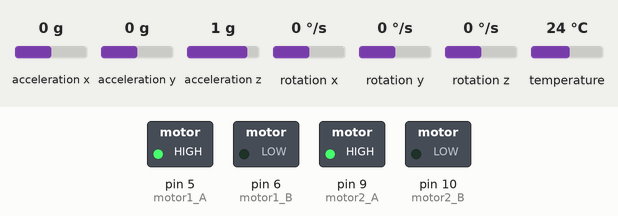
This sketch was run on a simulated Arduino Uno, built with avr-gcc and run on an emulated ATmega328P. On the bench: switched loads named in the sketch (green lamp = pin HIGH). The test bench sets the inputs (shaded band); at power-on: acceleration x 0 g, acceleration y 0 g, acceleration z 1 g, rotation x 0 °/s, rotation y 0 °/s, rotation z 0 °/s, temperature 24 °C. What the sketch prints to the serial monitor is not drawn.

Above: at 1.2 s.
1.3 s: acceleration x set to -1.4 g
4.3 s: acceleration y set to -1.4 g
7.3 s: acceleration z set to -1.4 g
Timing chart, 0 to 10.3 s (numbered marks = the images above; inputs shaded):
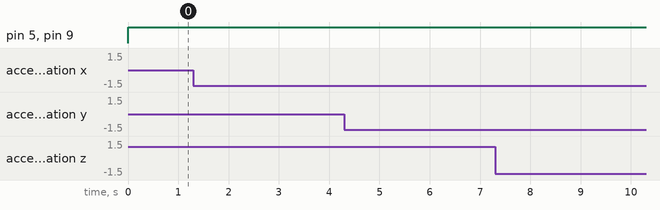

The sketch:

nano_code.ino
```cpp
#include "flight_controller.h"
#include "imu.h"

const byte numChars = 64;
char receivedChars[numChars];
char tempChars[numChars];        // temporary array for use when parsing

      // variables to hold the parsed data
int m1 = 0;
int m2 = 0;
int m3 = 0;
int m4 = 0;


boolean newData = false;

//============

void setup() {
    Serial.begin(115200);

//    Serial.println("Enter data in this style <12, 12>  ");
    setupFlightController();

    if (!imu_init()) {
    Serial.println("IMU init failed!");
    } else {
      Serial.println("IMU ready");
    }
}

//============

void loop() {
//    recvWithStartEndMarkers();
//    if (newData == true) {
//        strcpy(tempChars, receivedChars);
//            // this temporary copy is necessary to protect the original data
//            //   because strtok() used in parseData() replaces the commas with \0
//        parseData();
//        showParsedData();
//        newData = false;
//    }
    imu_update();
    updateFlightController();
}

//============

void recvWithStartEndMarkers() {
    static boolean recvInProgress = false;
    static byte ndx = 0;
    char startMarker = '<';
    char endMarker = '>';
    char rc;

    while (Serial.available() > 0 && newData == false) {
        rc = Serial.read();

        if (recvInProgress == true) {
            if (rc != endMarker) {
                receivedChars[ndx] = rc;
                ndx++;
                if (ndx >= numChars) {
                    ndx = numChars - 1;
                }
            }
            else {
                receivedChars[ndx] = '\0'; // terminate the string
                recvInProgress = false;
                ndx = 0;
                newData = true;
            }
        }

        else if (rc == startMarker) {
            recvInProgress = true;
        }
    }
}

//============

void parseData() {      // split the data into its parts

    char * strtokIndx; // this is used by strtok() as an index

    strtokIndx = strtok(tempChars,",");      // get the first part - the string
    m1 = atoi(strtokIndx); // copy it to messageFromPC

    strtokIndx = strtok(NULL, ","); // this continues where the previous call left off
    m2 = atoi(strtokIndx);     // convert this part to an integer

//    strtokIndx = strtok(NULL, ",");
//    m3 = atoi(strtokIndx);     // convert this part to a float
//
//    strtokIndx = strtok(NULL, ",");
//    m4 = atoi(strtokIndx);     // convert this part to a float

//    strtokIndx = strtok(NULL, ","); // this continues where the previous call left off
//    ax = atof(strtokIndx);     // convert this part to an integer
//
//    strtokIndx = strtok(NULL, ",");
//    ay = atof(strtokIndx);     // convert this part to a float
//
//    strtokIndx = strtok(NULL, ",");
//    az = atof(strtokIndx);     // convert this part to a float

}

//============

void showParsedData() {
    Serial.print("M1 ");
    Serial.print(m1);
    Serial.print("M2 ");
    Serial.print(m2);
    Serial.print("M3 ");
    Serial.print(m3);
    Serial.print("M4 ");
    Serial.print(m4);
    Serial.print("Ax ");
    Serial.print(ax);
    Serial.print("Ay ");
    Serial.print(ay);
    Serial.print("Az ");
    Serial.println(az);
}
```

flight_controller.cpp
```cpp
#include <Arduino.h>
#include "flight_controller.h"
#include "imu.h"


int m1_pwm = 255;
int m2_pwm = 255;
int m3_pwm = 0;
int m4_pwm = 0;

int baseThrottle = 20;  // adjust depending on your motors (0–255)

// ===== Motor pins (TB6612 / DRV8833 control) =====
// Example setup: 4 motors, each has a PWM pin
const int motor1_A = 5;
const int motor1_B = 6;
const int motor2_A = 9;
const int motor2_B = 10;
//const int motor3_A = 23;
//const int motor3_B = 24;
//const int motor4_A = 25;
//const int motor4_B = 26;

// ===== Base throttle =====


byte speed = 255;


// ===== Setup =====
void setupFlightController() {
   // Setup motor pins
   pinMode(motor1_A, OUTPUT);
   pinMode(motor2_A, OUTPUT);
//   pinMode(motor3_A, OUTPUT);
//   pinMode(motor4_A, OUTPUT);
   pinMode(motor1_B, OUTPUT);
   pinMode(motor2_B, OUTPUT);
//   pinMode(motor3_B, OUTPUT);
//   pinMode(motor4_B, OUTPUT);

}

// ===== Helper: Set motor speeds =====
void setMotorSpeeds(int m1_pwm, int m2_pwm) { // add , int m3_pwm, int m4_pwm
    if (m1_pwm >= 0){
      analogWrite(motor1_A, m1_pwm);
      analogWrite(motor1_B, 0);
    } else {
      analogWrite(motor1_A, 0);
      analogWrite(motor1_B, -m1_pwm);
    }
    if (m2_pwm >= 0){
      analogWrite(motor2_A, m2_pwm);
      analogWrite(motor2_B, 0);
    } else {
      analogWrite(motor2_A, 0);
      analogWrite(motor2_B, -m2_pwm);
    }
//    if (m3_pwm >= 0){
//      analogWrite(motor3_A, m3_pwm);
//      analogWrite(motor3_B, 0);
//    } else {
//      analogWrite(motor3_A, 0);
//      analogWrite(motor3_B, -m3_pwm);
//    }
//    if (m4_pwm >= 0){
//      analogWrite(motor4_A, m4_pwm);
//      analogWrite(motor4_B, 0);
//    } else {
//      analogWrite(motor4_A, 0);
//      analogWrite(motor4_B, -m4_pwm);
//    }

}


// ===== Main Update Loop =====
void updateFlightController() {

//   if(m1, m2, m3, m4 > baseThrottle || m1, m2, m3, m4 < baseThrottle || m1, m2, m3, m4 == baseThrottle){ //case key up or key down, all throttle up/down --> want stabalisation (flat)
//      if (ax > 0.2) {  // tilt forward
//          m3_pwm += 10*ax; m4_pwm += 10*ax;
//      } else if (ax < -0.2) {  // tilt backward
//          m1_pwm += 10*ax; m2_pwm += 10*ax;
//      }
//
//      if (ay > 0.2) {  // tilt right
//          m1_pwm += 10*ay; m3_pwm += 10*ay;
//      } else if (ay < -0.2) {  // tilt left
//          m2_pwm += 10*ay; m4_pwm += 10*ay;
//      }
//   } else if (m1, m2 > baseThrottle && m3, m4 < baseThrottle ){ //case forward, all throttle up --> want stabalisation (forward tilt proportional to motor_inputs m1 m2 etc)
//      if (ax > 0.2*m1) {  // tilt forward
//          m3_pwm += 10*ax; m4_pwm += 10*ax;
//      } else if (ax < 0.2*m1) {  // tilt backward
//          m1_pwm += 10*ax; m2_pwm += 10*ax;
//      }
//      if (ay > 0.2) {  // tilt right
//          m1_pwm += 10*ay; m3_pwm += 10*ay;
//      } else if (ay < -0.2) {  // tilt left
//          m2_pwm += 10*ay; m4_pwm += 10*ay;
//      }
//
//   } else if (m1, m2 < baseThrottle && m3, m4 > baseThrottle ){ //case forward, all throttle up --> want stabalisation (forward tilt proportional to motor_inputs m1 m2 etc)
//      if (ax > -0.2*m3) {  // tilt forward
//          m3_pwm += 10*ax; m4_pwm += 10*ax;
//      } else if (ax < -0.2*m3) {  // tilt backward
//          m1_pwm += 10*ax; m2_pwm += 10*ax;
//      }
//      if (ay > 0.2) {  // tilt right
//          m1_pwm += 10*ay; m3_pwm += 10*ay;
//      } else if (ay < -0.2) {  // tilt left
//          m2_pwm += 10*ay; m4_pwm += 10*ay;
//      }
//
//    } else if (m1, m3 > baseThrottle && m2, m4 < baseThrottle ){ //case forward, all throttle up --> want stabalisation (forward tilt proportional to motor_inputs m1 m2 etc)
//      if (ax > 0.2) {  // tilt forward
//          m3_pwm += 10*ax; m4_pwm += 10*ax;
//      } else if (ax < 0.2) {  // tilt backward
//          m1_pwm += 10*ax; m2_pwm += 10*ax;
//      }
//      if (ay > 0.2*m1) {  // tilt right
//          m1_pwm += 10*ay; m3_pwm += 10*ay;
//      } else if (ay < -0.2*m1) {  // tilt left
//          m2_pwm += 10*ay; m4_pwm += 10*ay;
//      }
//    } else if (m2, m4 > baseThrottle && m1, m3 < baseThrottle ){ //case forward, all throttle up --> want stabalisation (forward tilt proportional to motor_inputs m1 m2 etc)
//      if (ax > 0.2) {  // tilt forward
//          m3_pwm += 10*ax; m4_pwm += 10*ax;
//      } else if (ax < 0.2) {  // tilt backward
//          m1_pwm += 10*ax; m2_pwm += 10*ax;
//      }
//      if (ay > -0.2*m2) {  // tilt right
//          m1_pwm += 10*ay; m3_pwm += 10*ay;
//      } else if (ay < -0.2*m2) {  // tilt left
//          m2_pwm += 10*ay; m4_pwm += 10*ay;
//      }
//      }

    // ===== Apply speeds =====
//    setMotorSpeeds(m1_pwm, m2_pwm, m3_pwm, m4_pwm);

    // Assume: m1 = left motor, m2 = right motor
// ax = forward/back tilt, ay = left/right tilt

    // Assume: m1 = left motor, m2 = right motor
// ax = forward/back tilt, ay = left/right tilt


//    // Forward / backward stabilization
//    if (ax > 0.2) {         // tilt forward
//        m1_pwm += 10 * ax;
//        m2_pwm += 10 * ax;
//    } else if (ax < -0.2) { // tilt backward
//        m1_pwm += 10 * ax;
//        m2_pwm += 10 * ax;
//    }
//
//    // Left / right stabilization
//    if (ay > 0.2) {         // tilt right
//        m1_pwm += 10 * ay;  // push left motor
//    } else if (ay < -0.2) { // tilt left
//        m2_pwm += 10 * ay;  // push right motor
//    }


    setMotorSpeeds(m1_pwm, m2_pwm);
    Serial.print("M1: ");
    Serial.print(m1_pwm);
    Serial.print(" M2: ");
    Serial.print(m2_pwm);
    Serial.print(" Ax: ");
    Serial.print(ax);
    Serial.print(" Ay: ");
    Serial.print(ay);
    Serial.print(" Az: ");
    Serial.println(az);
}
```

flight_controller.h
```cpp
#pragma once


extern int m1;
extern int m2;
extern int m3;
extern int m4;

extern int baseThrottle;

void setupFlightController();
void updateFlightController();
```

imu.cpp
```cpp
#include "imu.h"

// Apply same rename for Adafruit_Sensor.h
#define sensor_t adafruit_sensor_t
#include <Adafruit_Sensor.h>
#undef sensor_t

Adafruit_MPU6050 imu;


// IMU values
float gx = 0, gy = 0, gz = 0;
float ax = 0, ay = 0, az = 0;
float tempC = 0;

bool imu_init() {
    // Force I²C on GPIO13 (SDA), GPIO14 (SCL)
    Wire.begin();

    if (!imu.begin()) {
        Serial.println("Failed to find MPU6050");
        return false;
    }
    imu.setAccelerometerRange(MPU6050_RANGE_8_G);
    imu.setGyroRange(MPU6050_RANGE_500_DEG);
    imu.setFilterBandwidth(MPU6050_BAND_21_HZ);
    return true;
}

void imu_update() {
    sensors_event_t a, g, temp;
    imu.getEvent(&a, &g, &temp);

    ax = a.acceleration.x;
    ay = a.acceleration.y;
    az = a.acceleration.z;

    gx = g.gyro.x;
    gy = g.gyro.y;
    gz = g.gyro.z;

    tempC = temp.temperature;
}
```

imu.h
```cpp
// imu.h
#pragma once

// Rename sensor_t before Adafruit_MPU6050 pulls it in
#define sensor_t adafruit_sensor_t
#include <Adafruit_MPU6050.h>
#undef sensor_t

#include <Wire.h>

// Global IMU instance
extern Adafruit_MPU6050 imu;

// Latest sensor readings
extern float gx, gy, gz;
extern float ax, ay, az;
extern float tempC;

// Initialize IMU
bool imu_init();

// Update readings
void imu_update();
```
